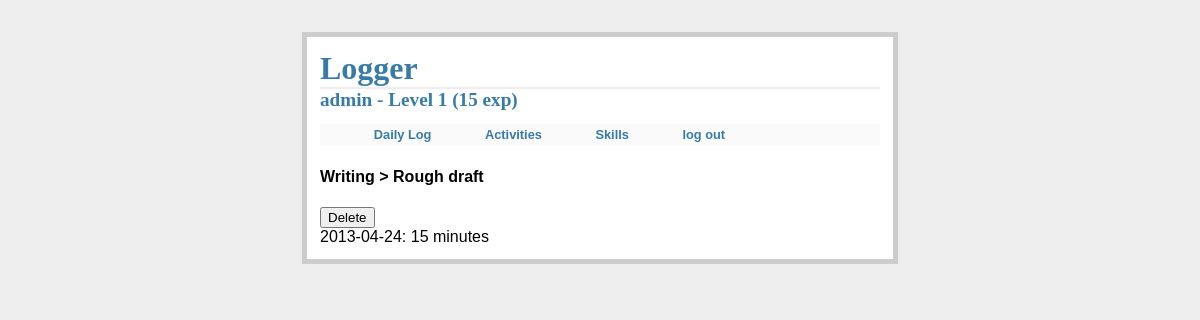
Before: /activity/1 (signed in) with the older database file.
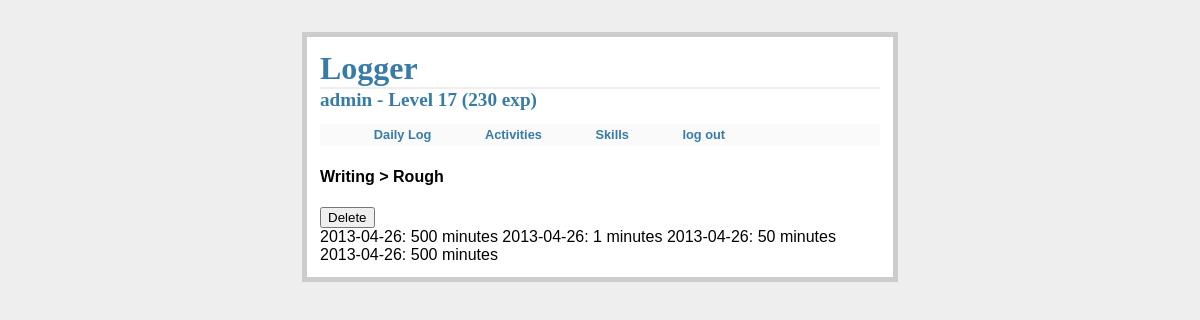
After: the same page with the newer database file.
### tables this page shows
CREATE TABLE users (
id integer primary key autoincrement,
name string not null,
password string not null,
level integer not null,
exp integer not null
);

CREATE TABLE skills (
id integer primary key autoincrement,
user_id integer not null,
name string not null,
active integer not null,
level integer not null,
exp integer not null
);

CREATE TABLE activities (
id integer primary key autoincrement,
skill_id integer not null,
user_id integer not null,
name string not null,
sessions string not null,
difficulty integer not null,
active integer not null
);

CREATE TABLE logs (
id integer primary key autoincrement,
activity_id integer not null,
user_id integer not null,
date string not null,
time integer not null,
exp integer not null
);

### main.py (the view)
@app.route('/activity/<a_id>')
@login_required
def show_a(a_id=None):
    if a_id==None:
        redirect(url_for('activities'))
    a = getOneActivity(a_id)
    app.logger.info("Showing activity: %s" % a)
    s = getOneSkill(a['skill_id'])
    logs = g.db.execute("SELECT * FROM logs WHERE activity_id=%s AND user_id=%s" % (a['id'], session['user_id']))
    l = logs.fetchall()
    user = getUser()
    return render_template('activities/show.html', users=user, activity=a, skill=s, logs=l)

### main.py (called while the page is built)
def dict_factory(cursor, row):
    d = {}
    for idx,col in enumerate(cursor.description):
        d[col[0]] = row[idx]
    return d

def connect_db():
    conn = sqlite3.connect(app.config['DATABASE'])
    conn.row_factory = dict_factory
    return conn

@app.before_request
def before_request():
    g.db = connect_db()

@app.teardown_request
def teardown_request(exception):
    g.db.close()

def login_required(test):
    @wraps(test)
    def wrap(*args, **kwargs):
        u = g.db.execute("SELECT * FROM users WHERE id=%s" %session['user_id'])
        user = u.fetchone()
        if 'logged_in' in session and 'user_id' in session and user is not None:
            return test(*args, **kwargs)
        else:
            flash('You need to login')
            return redirect(url_for('login'))
    return wrap

def getOneSkill(s_id):
    s = g.db.execute("SELECT * FROM skills WHERE id=%s AND user_id=%s AND active=1" % (s_id, session['user_id']))
    skill = s.fetchone()
    return skill

def getOneActivity(a_id):
    a = g.db.execute("SELECT * FROM activities WHERE id=%s AND user_id=%s AND active=1" % (a_id, session['user_id']))
    activity = a.fetchone()
    return activity

def getUser():
    users = g.db.execute("SELECT * FROM users WHERE id=%s" % session['user_id'])
    user = users.fetchone()
    app.logger.info(user)
    return user

def get_activity_sessions(a_id):
    a = g.db.execute('SELECT sessions FROM activities WHERE id=%s AND user_id=%s' %(a_id, session['user_id']))
    return a.fetchone()['sessions']

### templates/activities/show.html
{% extends 'layout.html' %}
{% block body %}
<h4>{{ skill.name.capitalize() }} > {{ activity.name.capitalize() }}</h4>
<form action='/delete_activity/{{activity.id}}' method='post'>
<input type='submit' onClick="return confirm('Are you sure?');" value='Delete'>
</form>
{% for l in logs %}
{{ l.date }}{% if get_activity_sessions(l.activity_id)=='m' %}: {{l.time}} minutes {% endif %}
{% endfor %}
{% endblock %}

### templates/layout.html (shortened to what this page needs)
<!doctype html>
<link rel=stylesheet type=text/css href="{{url_for('static', filename='style.css')}}">
<div class=page>
<h1>Logger</h1>
{% if session.logged_in %}
<h2>{{users.name}} - Level {{users.level}} ({{users.exp}} exp)</h2>
{% endif %}
<ul class=metanav>
<li><a href="{{url_for('show_logs')}}">Daily Log</a></li>
<li><a href="{{url_for('show_activities')}}">Activities</a></li>
<li><a href="{{url_for('show_skills')}}">Skills</a></li>
<li>{% if not session.logged_in %}
    <a href="{{url_for('login')}}">log in</a>
{% else %}
    <a href="{{url_for('logout')}}">log out</a>
{% endif %}</li>
</ul>
{% block body %}{% endblock %}
</div>

### static/style.css (style rules this page uses)
a, h1, h2 { color: #377BA8; }
h1, h2 { font-family: 'Georgia', serif; margin: 0; }
h1 { border-bottom: 2px solid #eee; }
h2 { font-size: 1.2em; }
.page { margin: 2em auto; width: 35em; border: 5px solid #ccc; padding: 0.8em; background: white; }
.metanav { text-align: left; font-size: 0.8em; padding: 0.3em; margin-bottom: 1em; background: #fafafa; }
.metanav li { display: inline; font-weight:bold; padding-left:50px; }
.metanav li a { text-decoration:none; }

Changed rows visible on the page:
changed users "admin": level "1" → "17"; exp "15" → "230"
changed activities: name "Rough draft" → "Rough"
changed logs (number 1 of 4 on the later page): date "2013-04-24" → "2013-04-26"; time "15" → "500"
added logs: date "2013-04-26", time "1"
added logs: date "2013-04-26", time "50"
added logs: date "2013-04-26", time "500"
